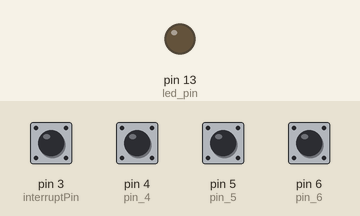
Recording of a sketch running on a simulated Arduino Uno, built with avr-gcc and run on an emulated ATmega328P. Shown: output pins drawn as LEDs (lit = HIGH). The inputs (shaded band) are chosen by the test bench; at power-on: pin 3 (interruptPin), pin 4 (pin_4), pin 5 (pin_5), pin 6 (pin_6) HIGH. No radio packets arrive unless stated; what the sketch prints to the serial monitor is not drawn.

Above: at 1.2 s.
1.3 s: pin 3 (interruptPin) pulled LOW for 0.15 s
Timing chart, 0 to 4.3 s (numbered marks = the images above; inputs shaded):
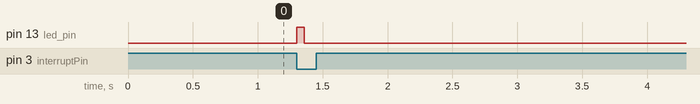

Measured:
- after the input at 1.3 s, pin 13 (led_pin): LOW → HIGH at once, → LOW 0.06 s later

The sketch:

transmitter.ino
```cpp
#include <VirtualWire.h>

const int led_pin = 13;
const int transmit_pin = 12;
const int receive_pin = 2;
const int transmit_en_pin = 7;
const int interruptPin = 3;     // ISR - Pin87
const int pin_4 = 4;     // LRU
const int pin_5 = 5;
const int pin_6 = 6;     // C.ar Choice
const int pin_7 = 7;
int flag = 0;

// variables will change:
int stat_1 = 0;         // variable for reading the pushbutton status
int stat_2 = 0;         // variable for reading the pushbutton status
int stat_3 = 0;
int i = 0;
unsigned char msg[4] = {'0', '0', '0', '0'};

void checkpins()
{

  if (digitalRead(pin_7) == 0)
  {
    flag = 0;
    if (digitalRead(pin_6) == 0)
    {
      msg[0] = digitalRead(pin_4);
      msg[1] = digitalRead(pin_5);
    }
    else if (digitalRead(pin_6) == 1)
    {
      msg[2] = digitalRead(pin_4);
      msg[3] = digitalRead(pin_5);
    }
  }
  else if (digitalRead(pin_7) == 1)
  {
    flag = 1;
    Serial.print((int)msg[0]);
    Serial.print(' ');
    Serial.print((int)msg[1]);
    Serial.print(' ');
    Serial.print((int)msg[2]);
    Serial.print(' ');
    Serial.println((int)msg[3]);

  }
  flag = 1;
}

void setup()
{
  //Serial Begins
  Serial.begin(9600);  // Debugging only
  Serial.println("setup");
  // Initialise the IO and ISR
  vw_set_tx_pin(transmit_pin);
  vw_set_rx_pin(receive_pin);
  vw_set_ptt_pin(transmit_en_pin);
  //  vw_set_ptt_inverted(true); // Required for DR3100
  vw_setup(2000);   // Bits per sec
  pinMode(led_pin, OUTPUT);
  pinMode(pin_4, INPUT_PULLUP);
  pinMode(pin_5, INPUT_PULLUP);
  pinMode(pin_6, INPUT_PULLUP);
  pinMode(interruptPin, INPUT_PULLUP);
  attachInterrupt(digitalPinToInterrupt(interruptPin), checkpins, FALLING);
}

void loop()
{

  if (flag == 1)
  {
    flag = 0;
    digitalWrite(led_pin, HIGH); // Flash a light to show transmitting
    vw_send((uint8_t *)msg, 4);
    vw_wait_tx(); // Wait until the whole message is gone
    digitalWrite(led_pin, LOW);
//    delay(100);
    msg[0] = 0;
    msg[1] = 0;
    msg[2] = 0;
    msg[3] = 0;
  }

}
```
